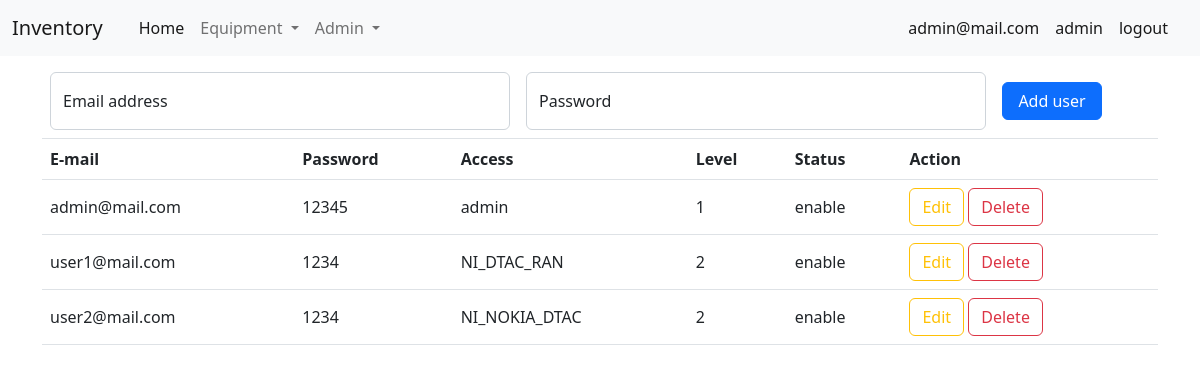
The page /admin/user (signed in) on the database as committed earlier.
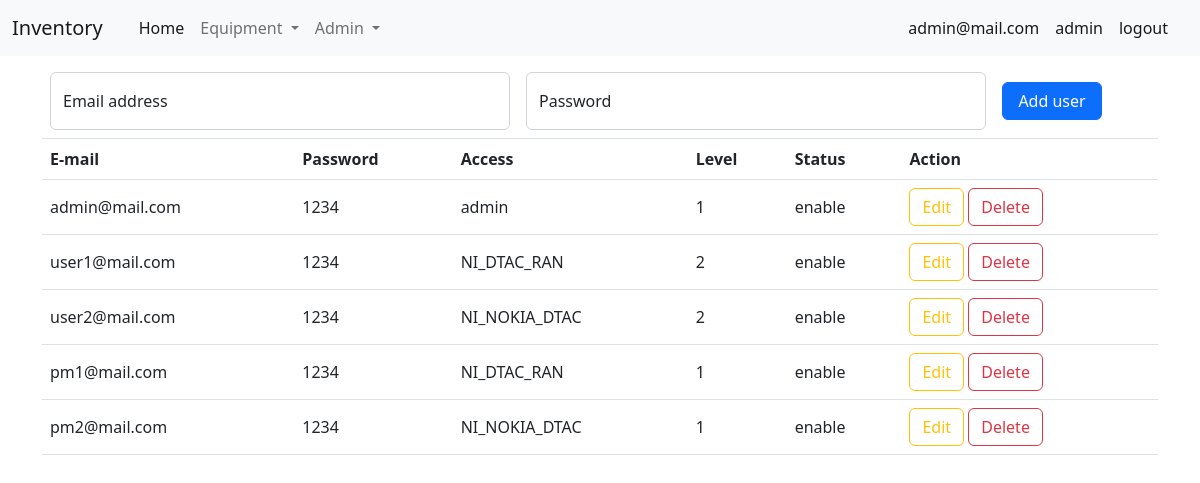
The same page on the database as committed later.
### tables this page shows
CREATE TABLE "tb_userlogin" (
	"no"	INTEGER NOT NULL,
	"email"	TEXT,
	"password"	TEXT,
	"access"	TEXT,
	"status"	TEXT,
	"level"	TEXT,
	PRIMARY KEY("no")
);

### app_admin.py (the view)
@app_admin.route("/admin/user")
def page_user():
    if "email" not in session:
        return redirect("/login")
    else:
        con = sqlite3.connect("db/db.db")
        cur = con.cursor()
        sql_1 = 'select * from tb_userlogin'
        curs = cur.execute(sql_1)
        data = curs.fetchall()
        sql_2 = 'select * from tb_access'
        curs = cur.execute(sql_2)
        access = curs.fetchall()
        con.close()
        return render_template("admin/user.html", data=data, access=access)

### templates/admin/user.html (shortened to what this page needs)
<!DOCTYPE html>
<html lang="en">
<head>
    <link rel="stylesheet" href="/static/css/bootstrap_5-2-2.css">
</head>
<body>
    {% include "/menu.html" %}
    <div class="container mt-3">
        <form action="/admin/user/fn_add_user" method="POST" class="d-flex m-2 align-items-center">
            <div class="form-floating me-3">
                <input type="email" style="width: 460px;" class="form-control" id="" placeholder="name@example.com"
                    name="email" required>
                <label for="floatingInput">Email address</label>
            </div>
            <div class="form-floating me-3">
                <input type="password" style="width: 460px;" class="form-control" id="floatingPassword"
                    placeholder="Password" name="password" required>
                <label for="floatingPassword">Password</label>
            </div>
            <div class="">
                <button type="submit" class="btn btn-primary" style="width: 100px;">Add user</button>
            </div>
        </form>
    </div>
    <div class="container">
        <table class="table border-top">
            <thead>
                <tr>
                    <th scope="col">E-mail</th>
                    <th scope="col">Password</th>
                    <th scope="col">Access</th>
                    <th scope="col">Level</th>
                    <th scope="col">Status</th>
                    <th scope="col">Action</th>
                </tr>
            </thead>
            <tbody>
                {% for row in data %}
                <tr>
                    <td class="align-middle">{{row[1]}}</td>
                    <td class="align-middle">{{row[2]}}</td>
                    <td class="align-middle">{{row[3]}}</td>
                    <td class="align-middle">{{row[5]}}</td>
                    <td class="align-middle">{{row[4]}}</td>
                    <td>
                        <button type="button" class="btn btn-outline-warning" data-bs-toggle="modal"
                            data-bs-target="#staticBackdrop{{row[0]}}">
                            Edit
                        </button>
                        <button type="button" class="btn btn-outline-danger" data-bs-toggle="modal"
                            data-bs-target="#exampleModal{{row[0]}}">
                            Delete
                        </button>
                    </td>
                </tr>
                {% endfor %}
            </tbody>
        </table>
    </div>
</body>
</html>

### templates/menu.html (shortened to what this page needs)
<nav class="navbar navbar-expand-lg bg-light">
    <div class="container-fluid">
        <a class="navbar-brand" href="/">Inventory {{list_store}}</a>
        <div class="collapse navbar-collapse" id="navbarSupportedContent">
            <div class="container">
                <ul class="navbar-nav me-auto mb-2 mb-lg-0">
                    <li class="nav-item">
                        <a class="nav-link active" aria-current="page" href="/">Home</a>
                    </li>
                    <li class="nav-item dropdown">
                        <a class="nav-link dropdown-toggle" href="#" role="button" data-bs-toggle="dropdown"
                            aria-expanded="false">
                            Equipment
                        </a>
                    </li>
                    {% if session["access"] == "admin" %}
                    <li class="nav-item dropdown">
                        <a class="nav-link dropdown-toggle" href="#" role="button" data-bs-toggle="dropdown"
                            aria-expanded="false">
                            Admin
                        </a>
                    </li>
                    {% endif %}
                </ul>
            </div>
            <div class="container">
                <ul class="navbar-nav me-auto mb-2 mb-lg-0 d-flex justify-content-end">
                    <li class="nav-item">
                        <a class="nav-link active" aria-current="page">{{session["email"]}}</a>
                    </li>
                    <li class="nav-item">
                        <a class="nav-link active" aria-current="page">{{session["access"]}}</a>
                    </li>
                    <li class="nav-item">
                        <a class="nav-link active" aria-current="page" href="/fn_logout">logout</a>
                    </li>
                </ul>
            </div>
        </div>
    </div>
</nav>

Rows that differ between the two databases and show on the page:
changed tb_userlogin "admin@mail.com": password "12345" → "1234"
added tb_userlogin: email "pm1@mail.com", password "1234", access "NI_DTAC_RAN", level "1", status "enable"
added tb_userlogin: email "pm2@mail.com", password "1234", access "NI_NOKIA_DTAC", level "1", status "enable"
